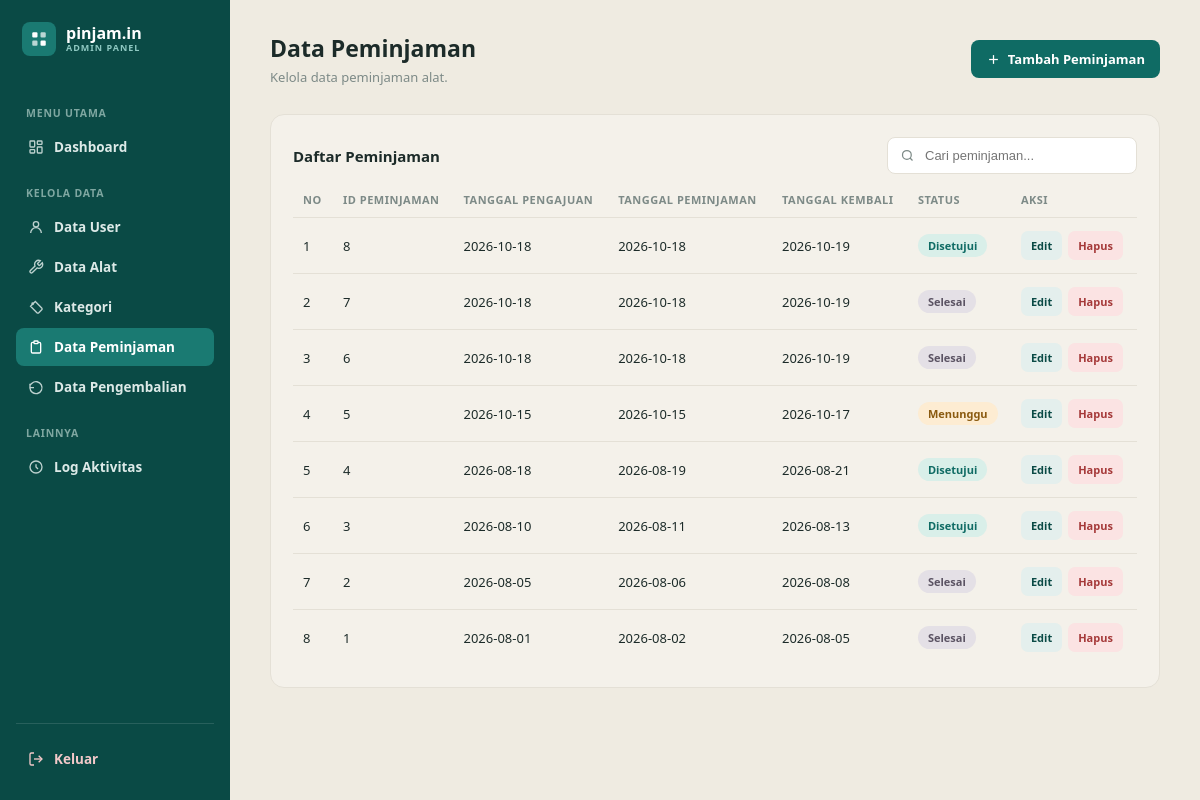
The page /View/v_peminjaman.php (signed in) on the database as committed earlier.
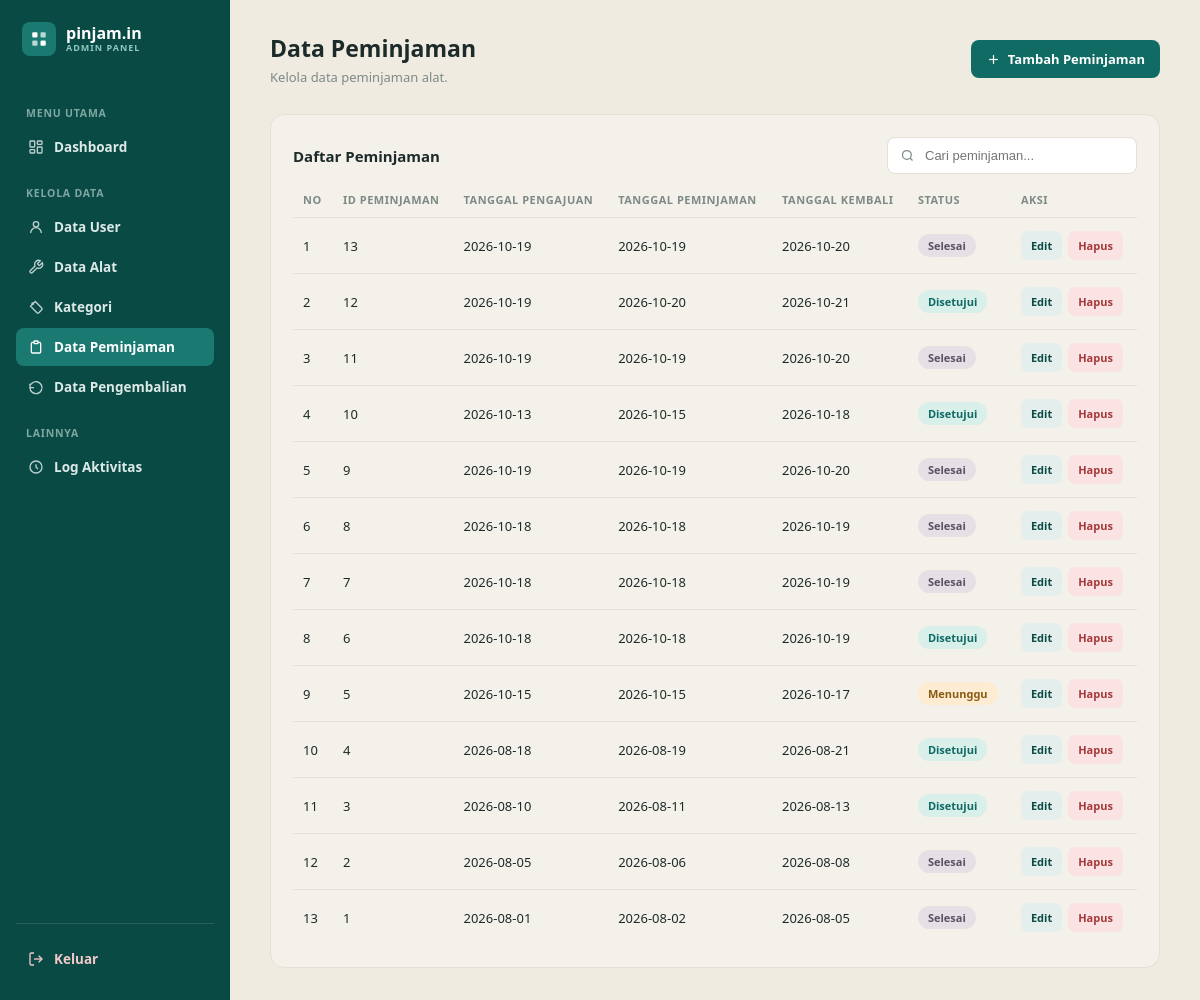
The same page on the database as committed later.
### tables this page shows
CREATE TABLE `peminjaman` (
  `id_peminjaman` int(11) NOT NULL,
  `id_user` int(11) NOT NULL,
  `tanggal_pengajuan` date NOT NULL,
  `tanggal_pinjam` date NOT NULL,
  `tanggal_kembali_rencana` date NOT NULL,
  `keperluan` text DEFAULT NULL,
  `status` enum('menunggu','disetujui','ditolak','selesai') NOT NULL DEFAULT 'menunggu',
  `disetujui_oleh` int(11) DEFAULT NULL,
  `keterangan` text DEFAULT NULL
);

### Model/m_peminjaman.php (called while the page is built, shortened)
<?php
class m_peminjaman
{
    private function koneksi()
    {
        $db = new koneksi();
        return $db->koneksi;
    }
    public function daftar_pengajuan()
    {
        $conn = $this->koneksi();
        $sql = "SELECT p.*, u.nama, u.username
                FROM peminjaman p
                JOIN tb_user u ON p.id_user = u.id_user
                ORDER BY p.id_peminjaman DESC";
        $query = mysqli_query($conn, $sql);
        $hasil = [];
        if ($query) {
            while ($row = mysqli_fetch_assoc($query)) {
                $hasil[] = $row;
            }
        }
        return $hasil;
    }
}
?>

### View/v_peminjaman.php (the view, shortened to what this page needs)
<?php
include_once __DIR__ . '/../Model/m_peminjaman.php';
$model = new m_peminjaman();
$dataPeminjaman = $model->daftar_pengajuan();
?>
<!DOCTYPE html>
<html lang="id">
<head>
</head>
<body>
<div class="layout">
<aside class="sidebar">
    <div class="brand">
        <div class="logo">
        </div>
        <div class="brand-text">
            <div class="name">pinjam.in</div>
            <div class="tag">ADMIN PANEL</div>
        </div>
    </div>
    <div class="nav-group-label">Menu Utama</div>
    <a class="nav-item" href="v_homeadmin.php">
        <svg viewBox="0 0 24 24" fill="none" stroke="currentColor" stroke-width="2" aria-hidden="true">
            <rect x="3" y="3" width="7" height="9" rx="1"/>
            <rect x="14" y="3" width="7" height="5" rx="1"/>
            <rect x="14" y="12" width="7" height="9" rx="1"/>
            <rect x="3" y="16" width="7" height="5" rx="1"/>
        </svg>
        Dashboard
    </a>
    <div class="nav-group-label">Kelola Data</div>
    <a class="nav-item" href="v_user.php">
        <svg viewBox="0 0 24 24" fill="none" stroke="currentColor" stroke-width="2" aria-hidden="true">
            <circle cx="12" cy="8" r="4"/>
            <path d="M4 21c0-4.4 3.6-8 8-8s8 3.6 8 8"/>
        </svg>
        Data User
    </a>
    <a class="nav-item" href="v_alat.php">
        <svg viewBox="0 0 24 24" fill="none" stroke="currentColor" stroke-width="2" aria-hidden="true">
            <path d="M14.7 6.3a1 1 0 0 0 0 1.4l1.6 1.6a1 1 0 0 0 1.4 0l3.77-3.77a6 6 0 0 1-7.94 7.94l-6.91 6.91a2.12 2.12 0 0 1-3-3l6.91-6.91a6 6 0 0 1 7.94-7.94l-3.76 3.76z"/>
        </svg>
        Data Alat
    </a>
    <a class="nav-item" href="v_kategori.php">
        <svg viewBox="0 0 24 24" fill="none" stroke="currentColor" stroke-width="2" aria-hidden="true">
            <path d="M20.59 13.41 11 3.83 3.83 11l9.58 9.59a2 2 0 0 0 2.83 0l4.35-4.35a2 2 0 0 0 0-2.83Z"/>
            <circle cx="7" cy="7" r="1"/>
        </svg>
        Kategori
    </a>
    <a class="nav-item active" href="v_peminjaman.php" aria-current="page">
        <svg viewBox="0 0 24 24" fill="none" stroke="currentColor" stroke-width="2" aria-hidden="true">
            <path d="M9 5H7a2 2 0 0 0-2 2v12a2 2 0 0 0 2 2h10a2 2 0 0 0 2-2V7a2 2 0 0 0-2-2h-2"/>
            <rect x="9" y="3" width="6" height="4" rx="1"/>
        </svg>
        Data Peminjaman
    </a>
    <a class="nav-item" href="v_pengembalian.php">
        <svg viewBox="0 0 24 24" fill="none" stroke="currentColor" stroke-width="2" aria-hidden="true">
            <path d="M3 7v6h6"/>
            <path d="M3 13a9 9 0 1 0 3-6.7L3 9"/>
        </svg>
        Data Pengembalian
    </a>
    <div class="nav-group-label">Lainnya</div>
    <a class="nav-item" href="v_log.php">
        <svg viewBox="0 0 24 24" fill="none" stroke="currentColor" stroke-width="2" aria-hidden="true">
            <path d="M12 8v4l3 3"/>
            <circle cx="12" cy="12" r="9"/>
        </svg>
        Log Aktivitas
    </a>
    <div class="sidebar-footer">
        <a class="logout-btn" href="../Controller/c_logout.php">
            <svg viewBox="0 0 24 24" fill="none" stroke="currentColor" stroke-width="2" aria-hidden="true">
                <path d="M9 21H5a2 2 0 0 1-2-2V5a2 2 0 0 1 2-2h4"/>
                <path d="M16 17l5-5-5-5"/>
                <path d="M21 12H9"/>
            </svg>
            Keluar
        </a>
    </div>
</aside>
<main class="main">
    <div class="topbar">
        <div>
            <h1>Data Peminjaman</h1>
            <p>Kelola data peminjaman alat.</p>
        </div>
        <a href="v_tambah_peminjaman.php" class="btn-add">
            <svg viewBox="0 0 24 24" fill="none" stroke="currentColor" stroke-width="2" aria-hidden="true">
                <path d="M12 5v14"/>
                <path d="M5 12h14"/>
            </svg>
            Tambah Peminjaman
        </a>
    </div>
    <div class="panel">
        <div class="panel-header">
            <h2 class="panel-title">Daftar Peminjaman</h2>
            <div class="search-box">
                <svg viewBox="0 0 24 24" fill="none" stroke="currentColor" stroke-width="2" aria-hidden="true">
                    <circle cx="11" cy="11" r="7"/>
                    <path d="m20 20-4-4"/>
                </svg>
                <input type="text" id="search" placeholder="Cari peminjaman..." aria-label="Cari peminjaman">
            </div>
        </div>
        <div class="table-wrapper">
            <table id="tabelPeminjaman">
                <thead>
                    <tr>
                        <th>No</th>
                        <th>ID Peminjaman</th>
                        <th>Tanggal Pengajuan</th>
                        <th>Tanggal Peminjaman</th>
                        <th>Tanggal Kembali</th>
                        <th>Status</th>
                        <th>Aksi</th>
                    </tr>
                </thead>
                <tbody>
                <?php
                $no = 1;
                if (!empty($dataPeminjaman)):
                    foreach ($dataPeminjaman as $peminjaman):
                        $status = $peminjaman['status'] ?? '';
                        $id = (int)($peminjaman['id_peminjaman'] ?? 0);
                ?>
                    <tr>
                        <td><?= $no++ ?></td>
                        <td><?= htmlspecialchars($peminjaman['id_peminjaman'] ?? '-') ?></td>
                        <td><?= htmlspecialchars($peminjaman['tanggal_pengajuan'] ?? '-') ?></td>
                        <td>
                            <?= htmlspecialchars(
                                $peminjaman['tanggal_pinjam']
                                ?? $peminjaman['tanggal_peminjaman']
                                ?? '-'
                            ) ?>
                        </td>
                        <td><?= htmlspecialchars($peminjaman['tanggal_kembali_rencana'] ?? '-') ?></td>
                        <td>
                            <?php if ($status == 'menunggu'): ?>
                                <span class="badge badge-menunggu">Menunggu</span>
                            <?php elseif ($status == 'disetujui'): ?>
                                <span class="badge badge-disetujui">Disetujui</span>
                            <?php elseif ($status == 'ditolak'): ?>
                                <span class="badge badge-ditolak">Ditolak</span>
                            <?php elseif ($status == 'selesai'): ?>
                                <span class="badge badge-selesai">Selesai</span>
                            <?php else: ?>
                                <span class="badge"><?= htmlspecialchars($status ?: '-') ?></span>
                            <?php endif; ?>
                        </td>
                        <td>
                            <div class="action">
                                <a href="v_edit_peminjaman.php?id=<?= $id ?>" class="btn-edit">
                                    Edit
                                </a>
                                <a href="../Controller/c_peminjaman.php?aksi=hapus&id=<?= $id ?>"
                                   class="btn-delete"
                                   onclick="return confirm('Yakin ingin menghapus data peminjaman ini?')">
                                    Hapus
                                </a>
                            </div>
                        </td>
                    </tr>
                <?php
                    endforeach;
                else:
                ?>
                    <tr class="empty-row">
                        <td colspan="7">Belum ada data peminjaman.</td>
                    </tr>
                <?php endif; ?>
                </tbody>
            </table>
        </div>
    </div>
</main>
</div>
</body>
</html>

### View/v_peminjaman.php (style rules this page uses)
:root { --cream:#f4f1ea; --cream-deep:#efebe1; --teal-dark:#0f6b64; --teal:#1a7a72; --teal-deep:#0a4a45; --ink:#1c2b29; --muted:#7d8a87; --card-border:#e4e0d6; }
* { box-sizing:border-box; }
body { margin:0; font-family:'Segoe UI',system-ui,-apple-system,sans-serif; background:var(--cream-deep); color:var(--ink); }
a { color:inherit; text-decoration:none; }
.layout { display:flex; min-height:100vh; }
.sidebar { width:230px; background:var(--teal-deep); color:#fff; display:flex; flex-direction:column; padding:22px 16px; flex-shrink:0; }
.brand { display:flex; align-items:center; gap:10px; margin-bottom:32px; padding:0 6px; }
.brand .logo { width:34px; height:34px; border-radius:8px; background:var(--teal); display:flex; align-items:center; justify-content:center; flex-shrink:0; }
.brand .logo svg { width:18px; height:18px; }
.brand-text { line-height:1.1; }
.brand-text .name { font-weight:800; font-size:16px; color:#fff; }
.brand-text .tag { font-size:9px; letter-spacing:1px; color:#8fc9c2; font-weight:700; }
.nav-group-label { font-size:10.5px; letter-spacing:.8px; color:#7fa7a1; font-weight:700; margin:18px 10px 8px; text-transform:uppercase; }
.nav-item { display:flex; align-items:center; gap:10px; padding:10px 12px; border-radius:8px; font-size:13.5px; font-weight:600; color:#dce9e7; margin-bottom:2px; transition:background .15s ease; }
.nav-item.active { background:var(--teal); color:#fff; }
.nav-item svg { width:16px; height:16px; flex-shrink:0; opacity:.85; }
.nav-item.active svg { opacity:1; }
.sidebar-footer { margin-top:auto; padding-top:16px; border-top:1px solid rgba(255,255,255,0.12); }
.logout-btn { display:flex; align-items:center; gap:10px; padding:10px 12px; border-radius:8px; font-size:13.5px; font-weight:700; color:#f3c9c9; }
.logout-btn svg { width:16px; height:16px; }
.main { flex:1; min-width:0; padding:32px 40px; max-width:1200px; }
.topbar { display:flex; align-items:center; justify-content:space-between; margin-bottom:28px; gap:16px; }
.topbar h1 { font-size:23px; font-weight:800; margin:0 0 4px; }
.topbar p { margin:0; font-size:13px; color:var(--muted); }
.btn-add { display:flex; align-items:center; gap:7px; border:none; border-radius:8px; padding:10px 15px; background:var(--teal-dark); color:#fff; font-size:13px; font-weight:700; cursor:pointer; white-space:nowrap; }
.btn-add svg { width:15px; height:15px; }
.panel { background:var(--cream); border:1px solid var(--card-border); border-radius:14px; padding:22px; }
.panel-header { display:flex; align-items:center; justify-content:space-between; gap:12px; flex-wrap:wrap; margin-bottom:18px; }
.panel-title { margin:0; font-size:15px; font-weight:800; }
.search-box { display:flex; align-items:center; gap:8px; border:1px solid var(--card-border); background:#fff; border-radius:8px; padding:9px 12px; width:250px; max-width:100%; }
.search-box svg { width:15px; height:15px; color:var(--muted); flex-shrink:0; }
.search-box input { border:none; outline:none; width:100%; font-size:13px; background:transparent; }
.table-wrapper { overflow-x:auto; }
table { width:100%; border-collapse:collapse; min-width:720px; }
thead th { text-align:left; font-size:11px; text-transform:uppercase; letter-spacing:.5px; color:var(--muted); font-weight:700; padding:0 10px 10px; border-bottom:1px solid var(--card-border); white-space:nowrap; }
tbody td { padding:13px 10px; font-size:13px; border-bottom:1px solid var(--card-border); }
tbody tr:last-child td { border-bottom:none; }
.badge { display:inline-block; padding:4px 10px; border-radius:999px; font-size:11px; font-weight:700; background:#eceae4; }
.badge-menunggu { background:#fdecd2; color:#8a5a10; }
.badge-disetujui { background:#d9efe9; color:#0f6b64; }
.badge-selesai { background:#e4e0e6; color:#5b5363; }
.action { display:flex; gap:6px; }
.btn-edit, .btn-delete { border:none; border-radius:7px; padding:7px 10px; font-size:11px; font-weight:700; cursor:pointer; }
.btn-edit { background:#e4efed; color:var(--teal-deep); }
.btn-delete { background:#fbe3e3; color:#a53939; }

Rows that differ between the two databases and show on the page:
added peminjaman: id_peminjaman "13", tanggal_pengajuan "2026-10-19", tanggal_pinjam "2026-10-19", tanggal_kembali_rencana "2026-10-20", status "Selesai"
added peminjaman: id_peminjaman "12", tanggal_pengajuan "2026-10-19", tanggal_pinjam "2026-10-20", tanggal_kembali_rencana "2026-10-21", status "Disetujui"
added peminjaman: id_peminjaman "11", tanggal_pengajuan "2026-10-19", tanggal_pinjam "2026-10-19", tanggal_kembali_rencana "2026-10-20", status "Selesai"
added peminjaman: id_peminjaman "10", tanggal_pengajuan "2026-10-13", tanggal_pinjam "2026-10-15", tanggal_kembali_rencana "2026-10-18", status "Disetujui"
added peminjaman: id_peminjaman "9", tanggal_pengajuan "2026-10-19", tanggal_pinjam "2026-10-19", tanggal_kembali_rencana "2026-10-20", status "Selesai"
changed peminjaman id 8: status "Disetujui" → "Selesai"
changed peminjaman id 6: status "Selesai" → "Disetujui"
